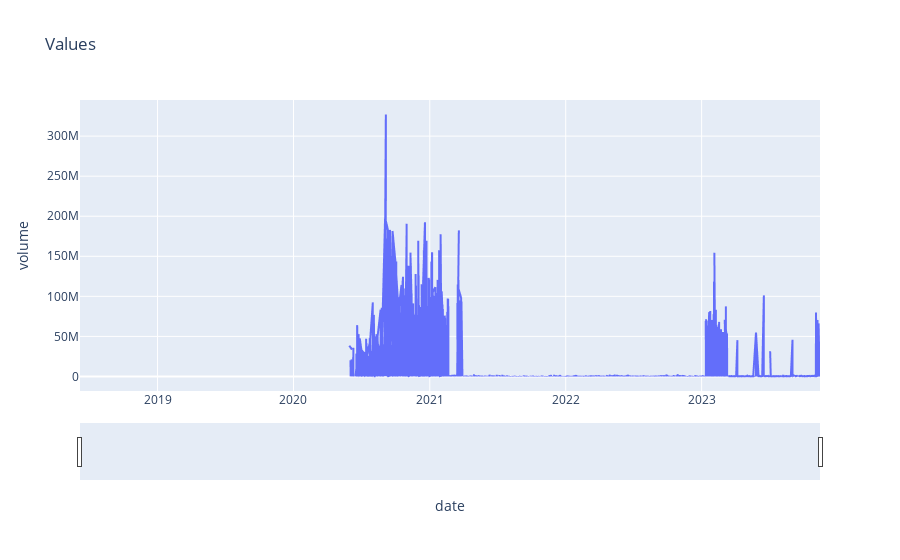

The notebook cell saved with this chart:
### Code cell
import plotly.express as px
fig = px.line(df, x=df.index, y=df['volume'], title='Values')

fig.update_xaxes(
    rangeslider_visible=True
    )
fig.show()

### Figure 1 — Plotly figure (JSON) as saved in the notebook; plotly's stock layout.template omitted (floating-point values rounded to 4 significant figures; data arrays with more than 128 entries replaced by an {"elided": "..."} marker saying what was removed)
{"data": [{"hovertemplate": "date=%{x}<br>volume=%{y}<extra></extra>", "legendgroup": "", "line": {"color": "#636efa", "dash": "solid"}, "marker": {"symbol": "circle"}, "mode": "lines", "name": "", "showlegend": false, "type": "scattergl", "x": {"elided": "12207 str values"}, "xaxis": "x", "y": {"elided": "12207 int values"}, "yaxis": "y"}], "layout": {"legend": {"tracegroupgap": 0}, "title": {"text": "Values"}, "xaxis": {"anchor": "y", "domain": [0, 1], "rangeslider": {"visible": true}, "title": {"text": "date"}}, "yaxis": {"anchor": "x", "domain": [0, 1], "title": {"text": "volume"}}}}
